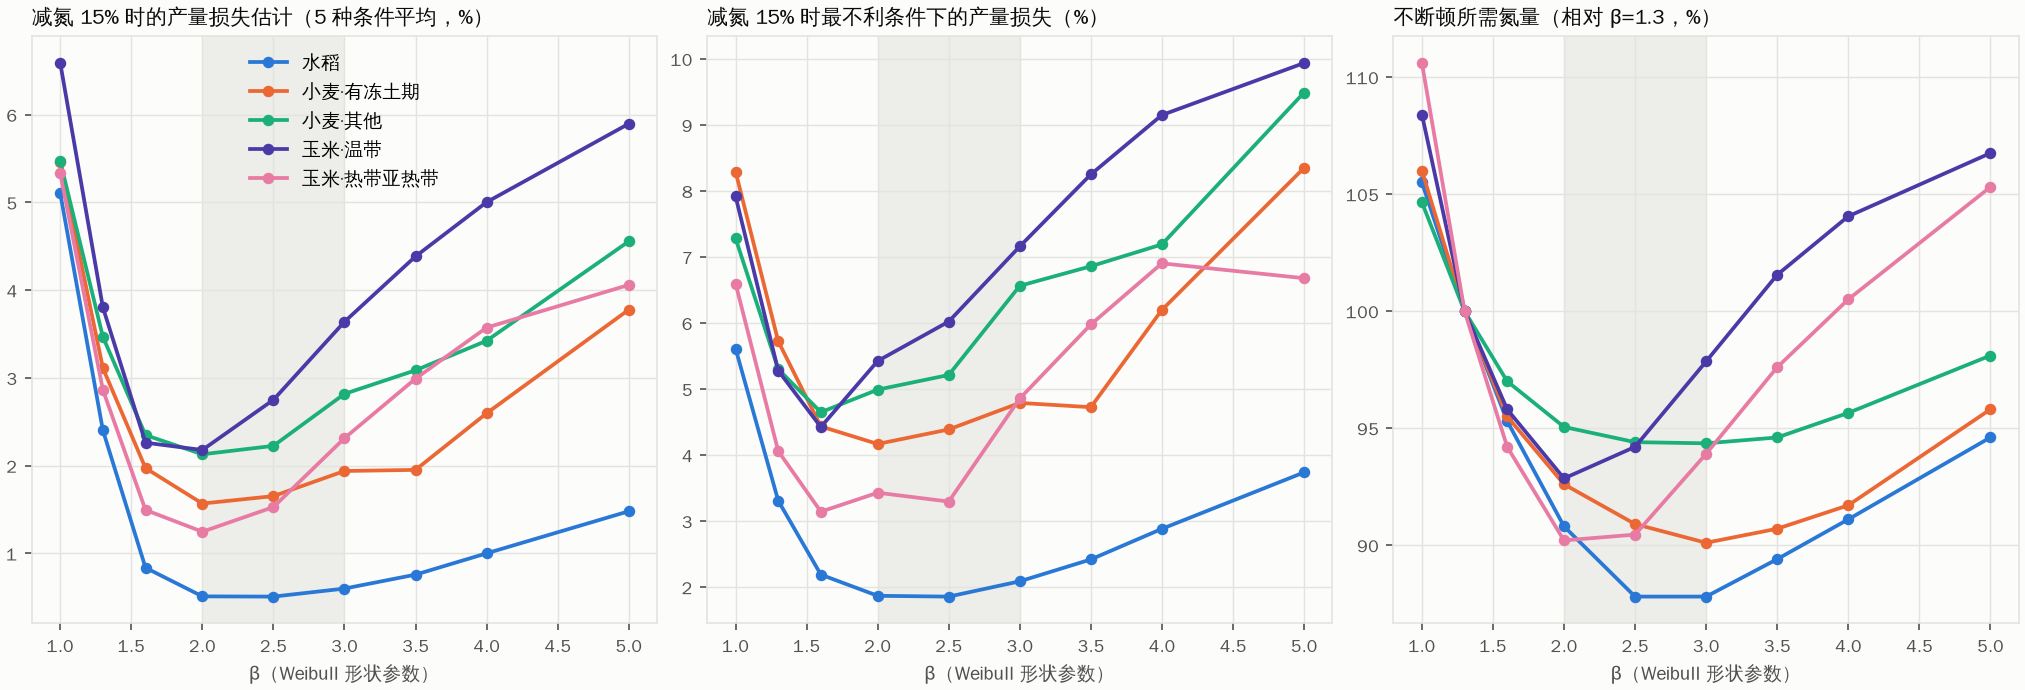

Here is the Python script that generated this plot:
"""控释肥形状参数 β 扫描：用田间释放模型（common/field_release.py）找对产量、环境最有利的 β。

对每个稻季（73）、麦季（33 区）、玉米季（28 区，见 maize.py），β 取 1.0–5.0，每个 β 都让产品自选最合适的控释期 D 和尿素比例
（尿素 + 1 个控释档，与地图推荐结构相同），然后比较两件事：

一、等氮比较（看增产）
    施氮量固定为“现有线性产品（β=1.3）刚好不断顿所需的氮量”的 100% 和 85%（减氮 15%）。
    每个 β 按常年、偏冷 1.5 °C、偏暖 1.5 °C 三种年份的平均吸氮缺口最小来选 D 和尿素比例；
    再在 5 种年份/田间条件下检验：常年、偏冷 3 °C、偏暖 3 °C、田间释放慢 25%、快 33%
    （后两者代表土壤、水分、施肥位置带来的不确定性）。
    吸氮缺口 = 氮库不够时作物少吸的氮。产量损失按“缺口 ÷ 作物总吸氮”估算
    （缺氮范围内产量大致与吸氮量成正比，是粗略的上限估计）。

二、等产比较（看环境）
    每个 β 求“三种年份都不断顿”所需的最少氮量（与地图相同的线性规划），
    再用 common/env.py 计算氨挥发、N₂O、淋溶径流、温室气体和社会损害成本（同一组 Monte Carlo 抽样），
    并给出收获时未释放的氮。

田间释放：水稻用 rice_flooded（旱直播稻季用 rice_dsr），小麦用 wheat_irrigated，玉米按各区的
maize_open / maize_film 与土壤水分状态（雨养湿润、半干旱、灌溉）；施肥方式为混施入土、壤土。
土温按种植系统预设，昼夜温差积分，冻土期停释（与模拟器一致）。

运行：python analysis/beta_scan.py   （约 2–4 分钟；输出 analysis/beta_scan_results.csv、beta_scan.png 和汇总）
"""
import csv
import statistics as st
import sys
from multiprocessing import Pool
from pathlib import Path

import numpy as np
from scipy.optimize import linprog

ROOT = Path(__file__).resolve().parent.parent
sys.path.insert(0, str(ROOT / "rice-crf-map"))
sys.path.insert(0, str(ROOT / "wheat-crf-map"))
sys.path.insert(0, str(ROOT / "common"))

import crfmap.optimize as RO               # noqa: E402
from crfmap.data import ZONES as RZ        # noqa: E402
from crfmap.demand import season_setup as r_setup  # noqa: E402
from crfmap.params import P as RP          # noqa: E402
import env as ENV                          # noqa: E402
import field_release as FR                 # noqa: E402
import model as WM                         # noqa: E402
from zones import ZONES as WZ              # noqa: E402
sys.path.insert(0, str(ROOT / "analysis"))
import maize as MZ                         # noqa: E402

ENV.ZONE_TABLE["maize"] = MZ.ENV_ZONE

BETAS = [1.0, 1.3, 1.6, 2.0, 2.5, 3.0, 3.5, 4.0, 5.0]
DS = list(range(30, 361, 10))
UREA = np.arange(0, 0.61, 0.05)
DESIGN = (-1.5, 0.0, 1.5)
STRESS = [("常年", 0.0, 1.0), ("偏冷3°C", -3.0, 1.0), ("偏暖3°C", 3.0, 1.0),
          ("释放慢25%", 0.0, 0.75), ("释放快33%", 0.0, 1.33)]
N_LEVELS = (1.0, 0.85)


# ---------------------------------------------------------------- 季别与田间释放
def setup(crop, zi, si):
    if crop == "rice":
        z = RZ[zi]; s = z["seasons"][si]; ss = r_setup(z, s); P = RP
        system = "rice_dsr" if s["est"] == "DSR" else "rice_flooded"
    elif crop == "wheat":
        z = WZ[zi]; s = z["seasons"][si]; ss = WM.season_setup(z, s); P = WM.P
        system = "wheat_irrigated"
    else:
        z = MZ.ZONES[zi]; s = z["seasons"][si]; ss = MZ.season_setup(z, s); P = MZ.P
        system = s["system"]
        ss["moist"] = s["moist"]
    return z, s, ss, P, system


def k_loss(crop, ss, P, dT):
    if crop == "rice" or dT == 0:
        return np.broadcast_to(np.asarray(ss["k_loss"], float), (ss["n"],)).copy()
    return WM.loss_rate(ss["Tpaddy"] + dT, P["k_loss"], ss["wet"])


def field_tau(ss, system, dT=0.0, mult=1.0):
    """田间释放模型的 25 °C 等效天数（第 t 天结束时）。"""
    n = ss["n"]
    Tair = ss["Tair"] + dT
    Ts = FR.soil_temperature(Tair, system, "incorporated")
    sysd = FR.SYSTEMS[system]
    aT = FR.temp_factor(Ts, sysd["amp"], FR.DEFAULTS["Ea"])
    psi = FR.matric_potential(ss.get("moist", sysd["moisture"]), n)
    if "switch" in sysd:
        d0, reg = sysd["switch"]
        psi[d0:] = FR.matric_potential(reg, n - d0)
    aW = FR.moisture_factor(psi, FR.DEFAULTS["moisture_sens"])
    return np.cumsum(aT * aW * FR.DEFAULTS["f_soil"] * mult)


def cr_inc(tau, D, beta):
    f0e = FR.DEFAULTS["f0"] + (1 - FR.DEFAULTS["f0"]) * FR.DEFAULTS["damage"]
    F = FR.release(tau, D, f0e, beta)
    return np.diff(np.concatenate([[0.0], F])), float(F[-1])


def decay(inc, k):
    out = np.empty_like(inc)
    acc = 0.0
    for i, v in enumerate(inc):
        acc = acc * (1 - k[i]) + v
        out[i] = acc
    return out


# ---------------------------------------------------------------- 一、等产（最少氮量）
def design(crop, ss, P, system, beta, mod):
    """三种年份都不断顿的最少氮量：返回 (总氮, D, 尿素比例, 成熟时释放比例)。"""
    parts = []
    for dT in DESIGN:
        k = k_loss(crop, ss, P, dT)
        tau = field_tau(ss, system, dT)
        G = {"urea": decay(mod.urea_increment(ss["n"], P), k)}
        Fend = {}
        for D in DS:
            inc, Fe = cr_inc(tau, D, beta)
            G[D] = decay(inc, k)
            Fend[D] = Fe
        need = decay(ss["d"] / P["eta"], k) + mod.buffer_need(ss, P)
        parts.append((G, need, Fend))
    G = {key: np.concatenate([p[0][key] for p in parts]) for key in parts[0][0]}
    need = np.concatenate([p[1] for p in parts])
    Fend = parts[1][2]
    best = None
    for D in DS:
        if Fend[D] < 0.30:
            continue
        A = -np.column_stack([G["urea"], G[D]])
        r = linprog([1.0, 1.02], A_ub=A, b_ub=-need, bounds=[(0, None)] * 2, method="highs")
        if r.status != 0:
            continue
        tot = float(r.x.sum())
        if best is None or tot < best[0]:
            best = (tot, D, float(r.x[0] / tot), Fend[D])
    return best


# ---------------------------------------------------------------- 二、等氮（吸氮缺口）
def shortfall(N, u, sup_u, sup_cr, d, k, eta):
    """N kg/ha、尿素比例 u（数组，候选方案）时，整季吸氮缺口（kg N/ha）。sup_cr 形状 (候选, 天)。"""
    supply = N * (u[:, None] * sup_u[None, :] + (1 - u[:, None]) * sup_cr)
    p = np.zeros(len(u))
    short = np.zeros(len(u))
    for t in range(len(d)):
        p = p * (1 - k[t]) + supply[:, t]
        draw = d[t] / eta
        got = np.minimum(p, draw)
        p -= got
        short += d[t] - got * eta
    return short


def candidates(crop, ss, P, system, beta, dT, mult, mod):
    k = k_loss(crop, ss, P, dT)
    tau = field_tau(ss, system, dT, mult)
    sup_u = mod.urea_increment(ss["n"], P)
    rows, Ds, us = [], [], []
    for D in DS:
        inc, _ = cr_inc(tau, D, beta)
        for u in UREA:
            rows.append(inc); Ds.append(D); us.append(u)
    return np.array(rows), np.array(Ds), np.array(us), sup_u, k


def equal_n(crop, ss, P, system, beta, N, mod, cache):
    """在设计年份（常年、±1.5 °C）里选平均缺口最小的 (D, 尿素比例)，再检验 5 种条件。"""
    tot = np.zeros(len(DS) * len(UREA))
    for dT in DESIGN:
        key = (beta, dT, 1.0)
        if key not in cache:
            cache[key] = candidates(crop, ss, P, system, beta, dT, 1.0, mod)
        sup, Ds, us, sup_u, k = cache[key]
        tot += shortfall(N, us, sup_u, sup, ss["d"], k, P["eta"])
    # 缺口相同（都为 0）时，选控释期最短的方案（收获时残留最少）
    order = np.lexsort((Ds, np.round(tot, 2)))
    i = order[0]
    D, u = int(Ds[i]), float(us[i])
    res = {}
    for name, dT, mult in STRESS:
        key = (beta, dT, mult)
        if key not in cache:
            cache[key] = candidates(crop, ss, P, system, beta, dT, mult, mod)
        sup, Ds_, us_, sup_u, k = cache[key]
        j = np.where((Ds_ == D) & np.isclose(us_, u))[0][0]
        res[name] = float(shortfall(N, us_[j:j + 1], sup_u, sup[j:j + 1], ss["d"], k, P["eta"])[0])
    return D, u, res


# ---------------------------------------------------------------- 一个季别
def run(args):
    crop, zi, si = args
    z, s, ss, P, system = setup(crop, zi, si)
    mod = RO if crop == "rice" else WM
    frost = bool(np.min(ss["Tpaddy"]) < 3.0)
    trop = bool(s.get("trop", False))
    out = []
    designs = {b: design(crop, ss, P, system, b, mod) for b in BETAS}
    N_ref = designs[1.3][0]
    rng_seed = 20261002 + zi * 31 + si
    cache = {}
    for b in BETAS:
        tot, D, u, Fe = designs[b]
        rec = [("urea", round(100 * u)), (D, 100 - round(100 * u))]
        senv = dict(rec=rec, total=tot, FN=s["FN"], split_total=s["FN"], Y=s["Y"],
                    days=ss["L"] if crop == "rice" else s.get("days", ss["L"]))
        e = ENV.season_env(crop, z["id"], senv, np.random.default_rng(rng_seed))["scen"]["CRF"]
        row = dict(crop=crop, zone=z["id"], zone_name=z["name"], season=s["name"],
                   mode=s.get("est", s.get("mode", s.get("system"))), frost=frost, trop=trop, beta=b, uptake=round(ss["uptake_total"], 1),
                   fert_demand=round(ss["fert_demand"], 1),
                   N_req=round(tot, 1), N_req_pct=round(100 * tot / N_ref, 1), D_req=D, urea_req=round(100 * u),
                   unreleased_N=round(tot * (1 - u) * (1 - Fe), 1),
                   NH3=e["NH3"][1], N2O=e["N2O"][1], LEACH=e["LEACH"][1], Nr=e["Nr"][1],
                   GHG=e["GHG_all"][1], DMG=e["DMG"][1])
        for lv in N_LEVELS:
            D2, u2, res = equal_n(crop, ss, P, system, b, N_ref * lv, mod, cache)
            tag = f"N{int(lv * 100)}"
            row[f"{tag}_D"], row[f"{tag}_urea"] = D2, round(100 * u2)
            for name, v in res.items():
                row[f"{tag}_{name}"] = round(100 * v / ss["uptake_total"], 2)   # 产量损失估计 %
            row[f"{tag}_worst"] = max(row[f"{tag}_{n}"] for n, *_ in STRESS)
            row[f"{tag}_mean"] = round(st.mean(row[f"{tag}_{n}"] for n, *_ in STRESS), 2)
        out.append(row)
    return out


# ---------------------------------------------------------------- 汇总
def summarise(rows, label):
    seasons = {(r["crop"], r["zone"], r["season"]) for r in rows}
    if not seasons:
        return None
    print(f"\n{label}（{len(seasons)} 季）")
    print("  β   | 等产：所需氮(相对β1.3)  NH3   N2O   淋溶  损害成本 | "
          "等氮100%：常年 最差  | 减氮15%：常年  5种平均  最差  | 常用D  尿素%")
    summ = {}
    for b in BETAS:
        rb = [r for r in rows if r["beta"] == b]
        m = lambda k: st.median(r[k] for r in rb)
        mean = lambda k: st.mean(r[k] for r in rb)
        summ[b] = dict(N=m("N_req_pct"), NH3=m("NH3"), N2O=m("N2O"), LEACH=m("LEACH"), DMG=m("DMG"),
                       y100=mean("N100_常年"), y100w=mean("N100_worst"),
                       y85=mean("N85_常年"), y85m=mean("N85_mean"), y85w=mean("N85_worst"),
                       D=m("N85_D"), u=m("N85_urea"))
        s = summ[b]
        print(f"  {b:<4}|      {s['N']:6.1f}%          {s['NH3']:5.1f} {s['N2O']:5.2f} {s['LEACH']:5.1f} "
              f"{s['DMG']:7.0f}  |      {s['y100']:4.2f}% {s['y100w']:5.2f}% |        {s['y85']:4.2f}%  "
              f"{s['y85m']:5.2f}%  {s['y85w']:5.2f}% | {s['D']:5.0f}  {s['u']:4.0f}")
    return summ


def plot(sums, path):
    import logging
    import matplotlib
    matplotlib.use("Agg")
    import matplotlib.pyplot as plt
    logging.getLogger("matplotlib.font_manager").setLevel(logging.ERROR)
    plt.rcParams["font.family"] = ["Microsoft YaHei", "PingFang SC", "Noto Sans CJK SC", "Source Han Sans SC",
                                   "WenQuanYi Zen Hei", "SimHei", "Arial Unicode MS", "sans-serif"]
    plt.rcParams["axes.unicode_minus"] = False
    INK, INK2, GRID, SURF = "#0b0b0b", "#52514e", "#e4e3df", "#fcfcfb"
    C = {"水稻": "#2a78d6", "小麦·有冻土期": "#eb6834", "小麦·其他": "#1baf7a",
         "玉米·温带": "#4a3aa7", "玉米·热带亚热带": "#e87ba4"}
    fig, axes = plt.subplots(1, 3, figsize=(13.5, 4.6), facecolor=SURF, layout="constrained")
    panels = [("减氮 15% 时的产量损失估计（5 种条件平均，%）", "y85m"),
              ("减氮 15% 时最不利条件下的产量损失（%）", "y85w"),
              ("不断顿所需氮量（相对 β=1.3，%）", "N")]
    for ax, (title, key) in zip(axes, panels):
        ax.set_facecolor(SURF)
        for sp in ax.spines.values():
            sp.set_color(GRID)
        ax.tick_params(colors=INK2, labelsize=8.5)
        ax.grid(True, color=GRID, lw=0.7)
        for name, summ in sums.items():
            if summ:
                ax.plot(BETAS, [summ[b][key] for b in BETAS], "o-", color=C[name], lw=1.8, ms=4.5, label=name)
        ax.axvspan(2.0, 3.0, color="#e4e3df", alpha=0.6, lw=0)
        ax.set_title(title, loc="left", fontsize=10, color=INK)
        ax.set_xlabel("β（Weibull 形状参数）", color=INK2, fontsize=9)
    axes[0].legend(frameon=False, fontsize=9)
    fig.savefig(path, dpi=150, facecolor=SURF)
    plt.close(fig)


def main():
    jobs = [("rice", zi, si) for zi, z in enumerate(RZ) for si in range(len(z["seasons"]))]
    jobs += [("wheat", zi, si) for zi, z in enumerate(WZ) for si in range(len(z["seasons"]))]
    jobs += [("maize", zi, 0) for zi in range(len(MZ.ZONES))]
    with Pool() as p:
        rows = [r for rs in p.map(run, jobs) for r in rs]
    with open(ROOT / "analysis" / "beta_scan_results.csv", "w", newline="", encoding="utf-8-sig") as f:
        w = csv.DictWriter(f, fieldnames=list(rows[0]))
        w.writeheader()
        w.writerows(rows)
    print("产量损失估计 = 吸氮缺口 ÷ 作物总吸氮；氮、NH3、N2O、淋溶单位 kg N/ha，损害成本 USD/ha（中位数）")
    sums = {}
    sums["水稻"] = summarise([r for r in rows if r["crop"] == "rice"], "水稻")
    sums["小麦·有冻土期"] = summarise([r for r in rows if r["crop"] == "wheat" and r["frost"]], "小麦·有冻土期")
    sums["小麦·其他"] = summarise([r for r in rows if r["crop"] == "wheat" and not r["frost"]], "小麦·无冻土期")
    sums["玉米·温带"] = summarise([r for r in rows if r["crop"] == "maize" and not r["trop"]], "玉米·温带")
    sums["玉米·热带亚热带"] = summarise([r for r in rows if r["crop"] == "maize" and r["trop"]], "玉米·热带亚热带")
    summarise([r for r in rows if r["crop"] == "maize"], "玉米·全部")
    summarise([r for r in rows if r["crop"] == "maize" and r["mode"] == "maize_film"], "玉米·地膜")
    plot(sums, ROOT / "analysis" / "beta_scan.png")

    # 每季最好的 β：先看减氮 15% 时 5 种条件的平均产量损失，相差 < 0.2 个百分点的视为并列，再比所需氮量
    print("\n各季“最好的 β”分布（先比产量损失，并列时比所需氮量）")
    for crop, sel in (("水稻", lambda r: r["crop"] == "rice"), ("小麦·有冻土期", lambda r: r["crop"] == "wheat" and r["frost"]),
                      ("小麦·无冻土期", lambda r: r["crop"] == "wheat" and not r["frost"]),
                      ("玉米·温带", lambda r: r["crop"] == "maize" and not r["trop"]),
                      ("玉米·热带亚热带", lambda r: r["crop"] == "maize" and r["trop"])):
        by = {}
        for r in rows:
            if sel(r):
                by.setdefault((r["zone"], r["season"]), []).append(r)
        best = []
        for rs in by.values():
            lo = min(r["N85_mean"] for r in rs)
            tie = [r for r in rs if r["N85_mean"] <= lo + 0.2]
            best.append(min(tie, key=lambda r: r["N_req"])["beta"])
        cnt = {b: best.count(b) for b in BETAS if best.count(b)}
        print(f"  {crop}：" + "，".join(f"β={b}: {c} 季" for b, c in cnt.items()) + f"；中位数 {st.median(best)}")


if __name__ == "__main__":
    main()
